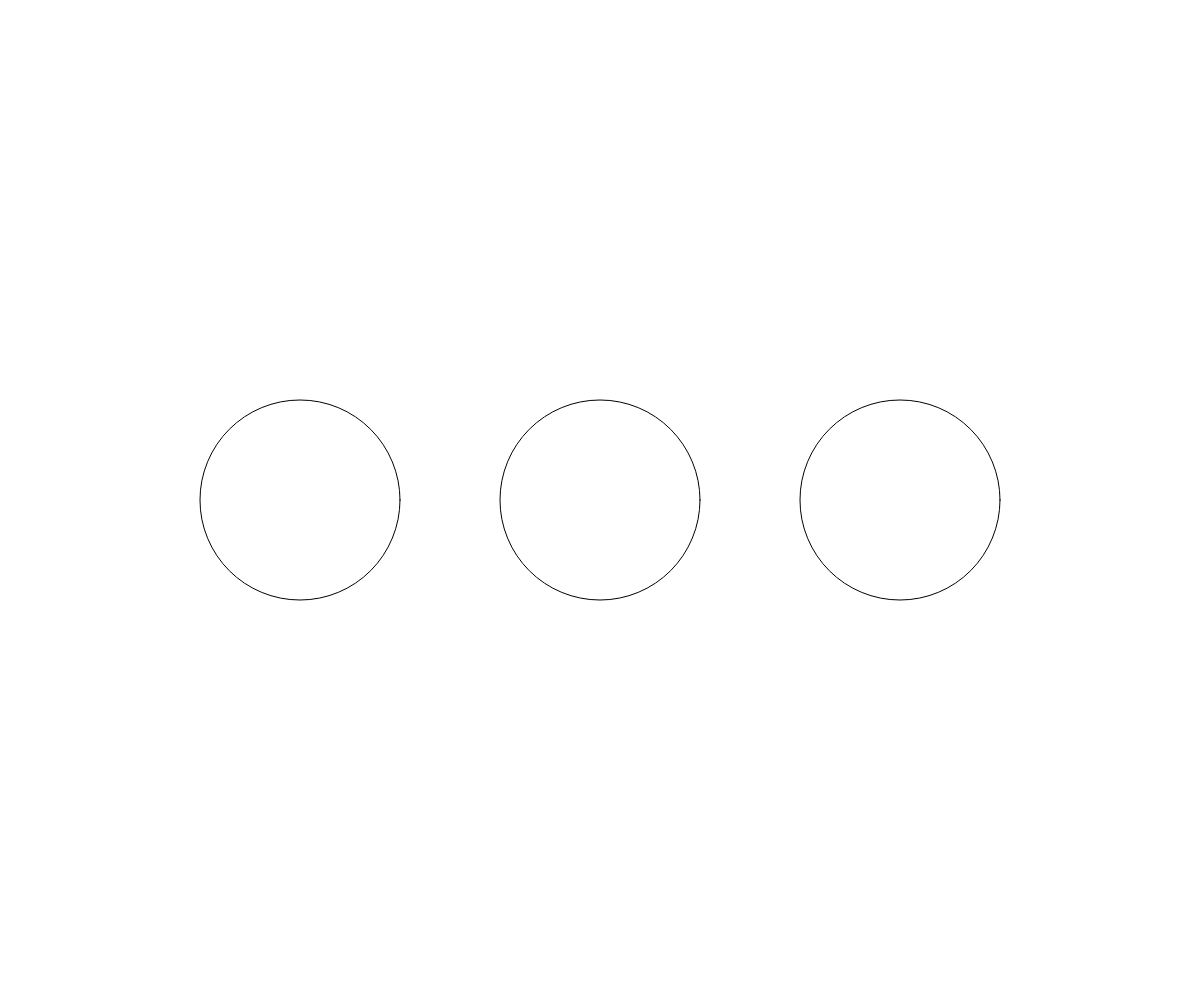
Frame 1 (no input)
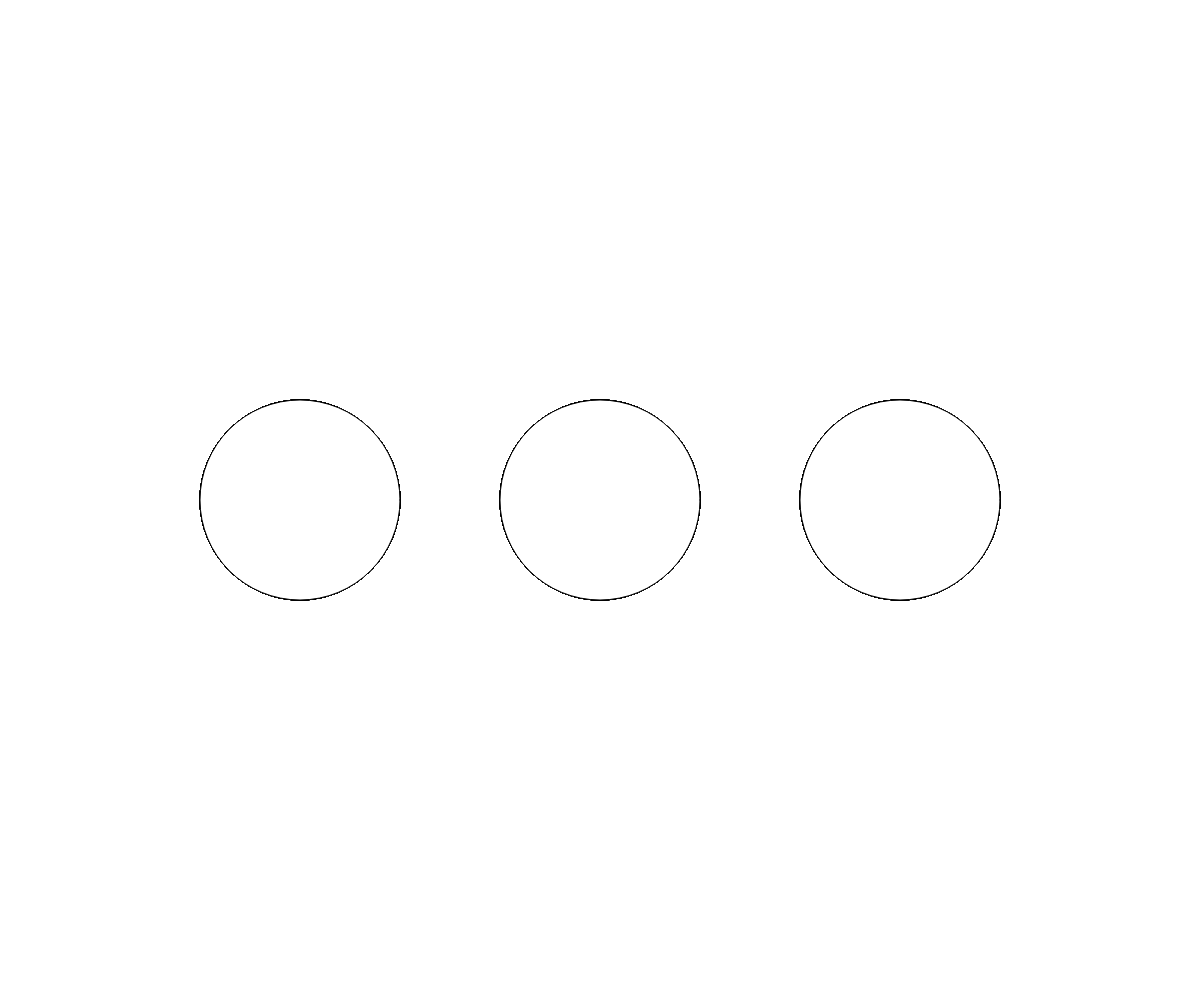
Frame 60 (no input)
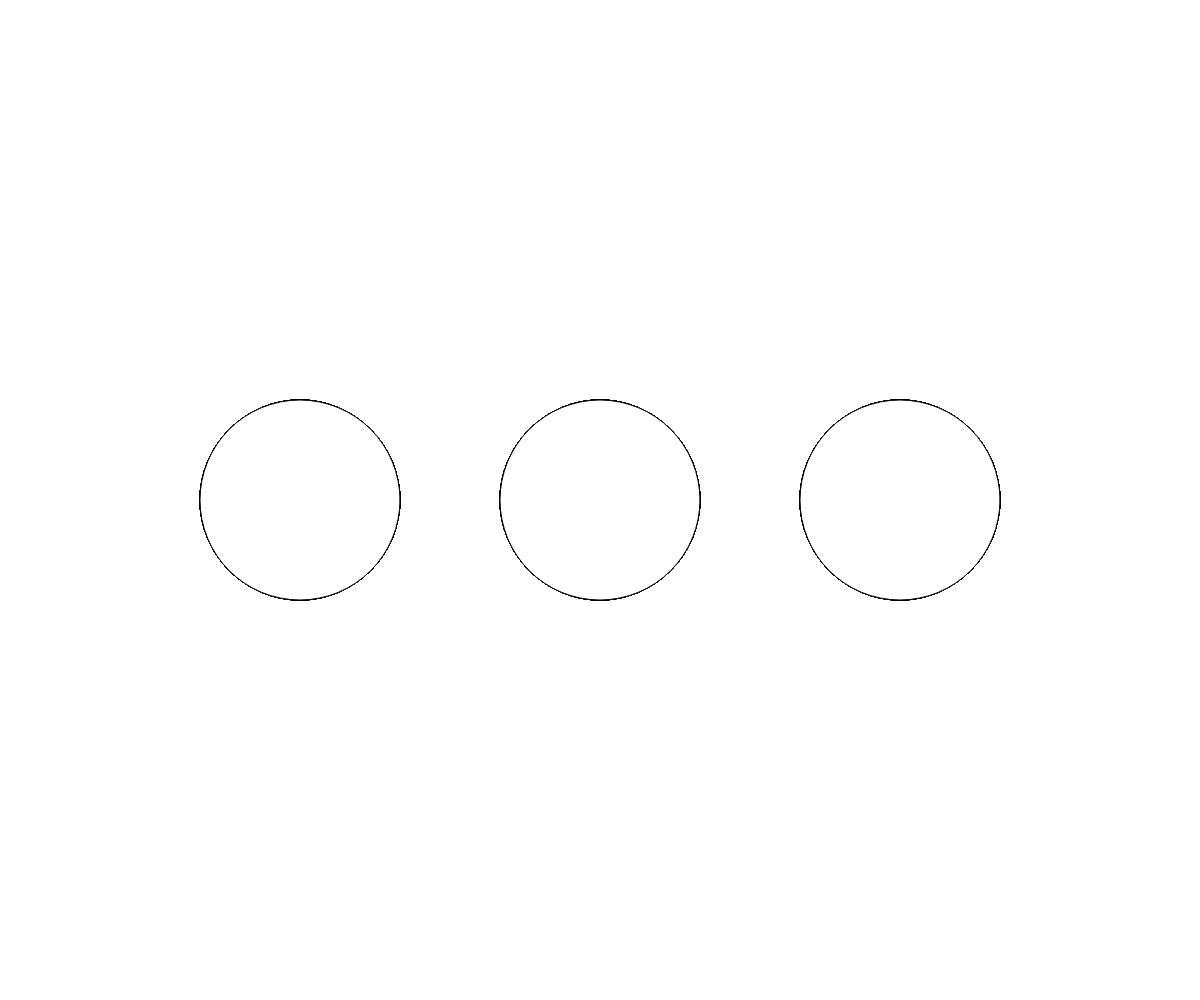
Frame 120 (the mouse pressed at the canvas centre since frame 60)

The p5.js sketch that drew these frames (run headless with seeded random() and noise() and a simulated clock; from frame 60 on, the mouse is pressed at the canvas centre):

// p5.js sketch
// ── sketch.js
const P1 = {x: 0, y: 0};
const P2 = {x: 0, y: 0};
const P3 = {x: 0, y: 0};
const P4 = {x: 0, y: 0};
const P5 = {x: 0, y: 0};
const P6 = {x: 0, y: 0};

var partes = 0; 
var grados;
var w;
var CX1;
var CX2;
var CX3;
var r;
function setup() {
    createCanvas(windowWidth, windowHeight)
     w = windowWidth;
     CX1 = windowWidth/4;
     CX2 = CX1*2;
     CX3 = CX1*3;
     CY = (windowHeight/4)*2;
     d = 200;
     r = d/2;
    

}

/*Dibujar entidades */
function draw(){
    circle(CX1, CY, d);
    circle(CX2, CY, d);
    circle(CX3, CY, d);
    if(partes>1){
        grados = 360/partes;
        for(var i=0;i<partes/2;i++){


            var rad = radians(grados*i)
            var x = r * (Math.cos(rad));
            var y = r * (Math.sin(rad));
            P1.x = floor(CX1-x)
            P1.y = floor(CY-y)
            P2.x = floor(CX1+x)
            P2.y = floor(CY+y)
            P3.x = floor(CX2-x)
            P3.y = floor(CY-y)
            P4.x = floor(CX2+x)
            P4.y = floor(CY+y)
            P5.x = floor(CX3-x)
            P5.y = floor(CY-y)
            P6.x = floor(CX3+x)
            P6.y = floor(CY+y)
            //ine(P1.x, P1.y, P2.x, P2.y)
            //console.log(P1.x, P1.y, P2.x, P2.y);

            
            
           puntoPendiente(P1,P2);
            DDA(P3,P4);
            bresenham(P5,P6);

        }
    }
    //clear();
}
function btnPress(){
    clear();
    partes = document.getElementById("texto").value;
}

function puntoPendiente(p1, p2){
    if(p2.x<p1.x)
    {
        let auxiliar=p2.x
        p2.x=p1.x
        p1.x = auxiliar

        auxiliar = p2.y
        p2.y=p1.y
        p1.y=auxiliar
    }
    
    
    
    const dx = p2.x - p1.x;
    const dy = p2.y - p1.y;
    const m = dy/dx;
    const b = p1.y - (m * p1.x);


    point(p1.x, p1.y);
   
    
    if(p1.x == p2.x){
        if(p1.y>p2.y)
        {
            let auxiliar = p1.y
            p1.y = p2.y
            p2.y = auxiliar 
        }
        let x = p1.x
        y = p1.y + 1

		while(y != p2.y){
			point(x, y)
			y++
		}
    }
    else{
        let x = p1.x + 1;
        let y
        while(x != p2.x){
            y = m * x + b;
            y=floor(y)
            point(x,y);
            x++;
        }
    }
}

function DDA(p1, p2){
    const dx = p2.x-p1.x;
    const dy = p2.y-p1.y;
    let x = p1.x;
    let y = p1.y;
    let stop=0;
    let stepX=0;
    let stepY=0;

    if(dx>dy){
        stop = dx;
    }else if(dx<=dy){
        stop = dy;
    }
    stepX = dx/stop;
    stepY = dy/stop;

    for(i=1;i<=stop;i++)
      {
        point(x,y);
         x+=stepX;
         y+=stepY;
         
      }
}

function bresenham(p1, p2){

    let pY  
    let pX
    let x
    let y
    let p
    let incE
    let incNE

    let dx = p2.x - p1.x
    let dy = p2.y - p1.y

   if(dy < 0) {
       dy = -dy
       pY = -1
   }else{
       pY = 1
   }

   if(dx < 0) {
       dx = -dx
       pX = -1
   }else{
       pX = 1
   }

   x = p1.x
   y = p1.y
   
   point(x,y)


   if(dx > dy) {
       
       
       p = 2 * dy - dx
       incE = 2 * dy
       incNE = 2 * (dy - dx)

       while(x != p2.x) {
           x += pX

           if(p < 0) {
               p += incE
           }else {
               y += pY
               p += incNE
           }

           point(x,y)
       }
   
   }else{
       
       p = 2 * dx - dy
       incE = 2 * dx
       incNE = 2 * (dx - dy)

       while(y != p2.y) {
           y += pY

           if(p < 0) {
               p += incE
           }else {
               x += pX
               p += incNE
           }

           point(x,y)


   }
   
 }
}
        
